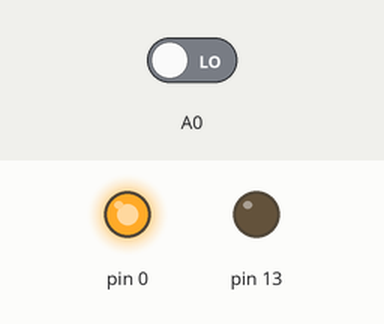
Simulated run of this sketch. Board: Arduino Uno, built with avr-gcc and run on an emulated ATmega328P. On the bench: output pins drawn as LEDs (lit = HIGH). The inputs (shaded band) are chosen by the test bench; at power-on: A0 LOW.

Above: at 1.2 s.
1.3 s: A0 driven HIGH
At 2.5 s:
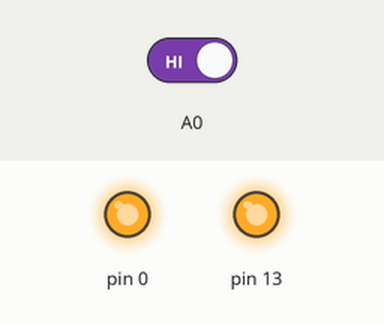
2.8 s: A0 driven LOW
At 3.8 s:
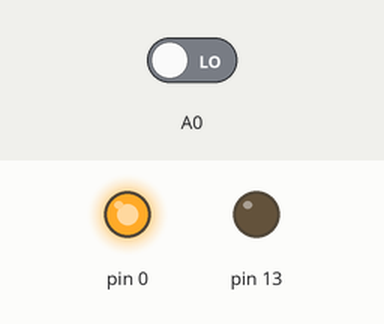
Timing chart, 0 to 5.8 s (numbered marks = the images above; inputs shaded):
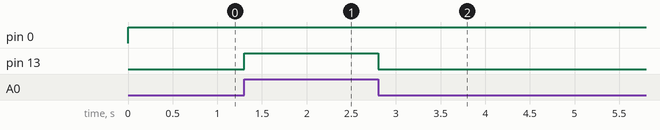

The sketch:

INPUTTRIAL.ino
```cpp
void setup() {
  // put your setup code here, to run once:
  pinMode(13, OUTPUT);
  pinMode(0, OUTPUT);
  pinMode(A0, INPUT);
digitalWrite(13, LOW);
}

void loop() {
  // put your main code here, to run repeatedly:
if(digitalRead(A0)==1){
  digitalWrite(13, HIGH);
  digitalWrite(0, HIGH);
  delay(100);
  }
else
{
  digitalWrite(13, LOW);
  digitalWrite(0, HIGH);

  }
}
```

Measured:
- after the input at 1.3 s, pin 13: LOW → HIGH at once
- after the input at 2.8 s, pin 13: HIGH → LOW at once
